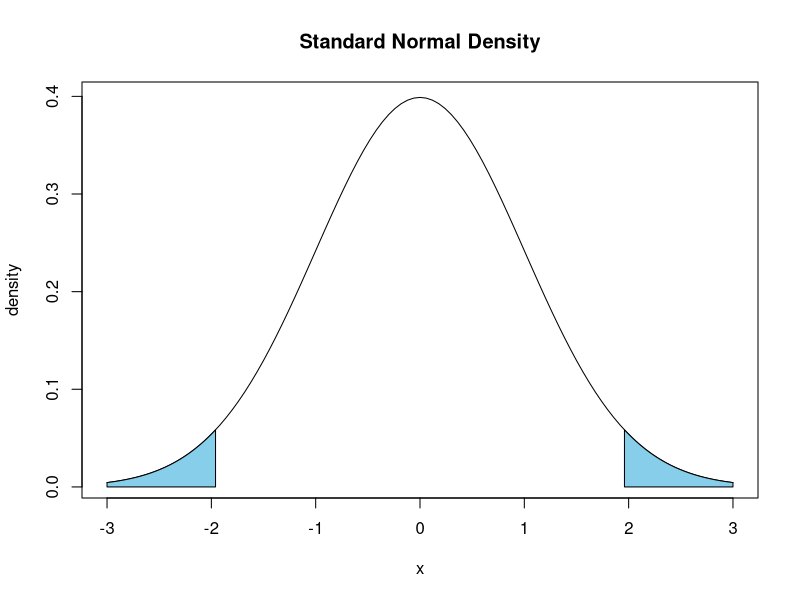
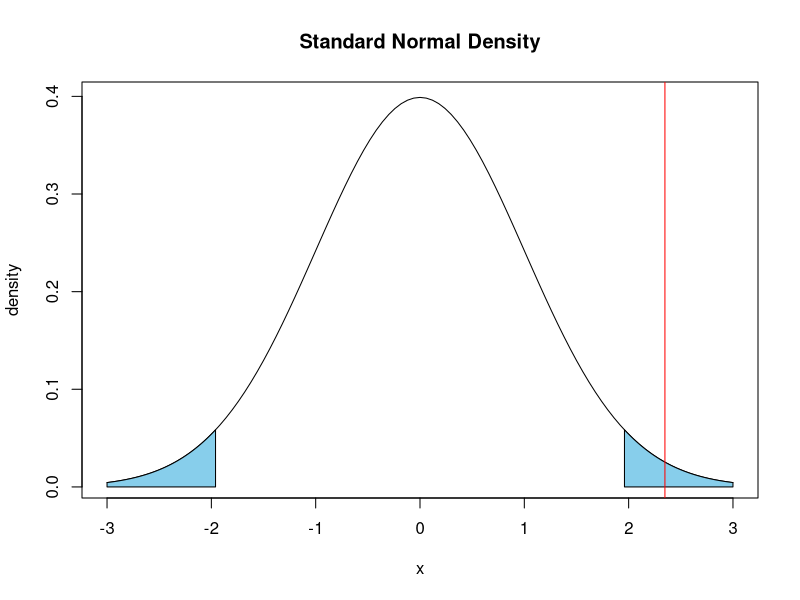
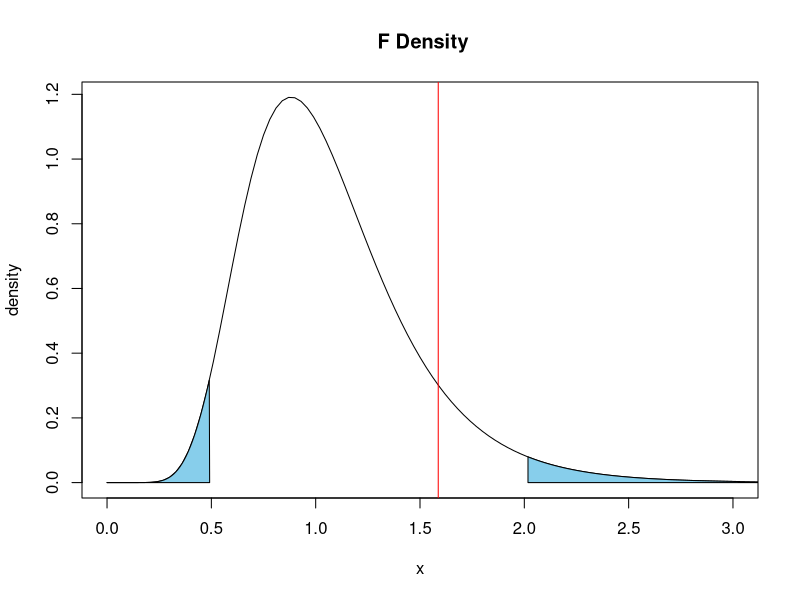
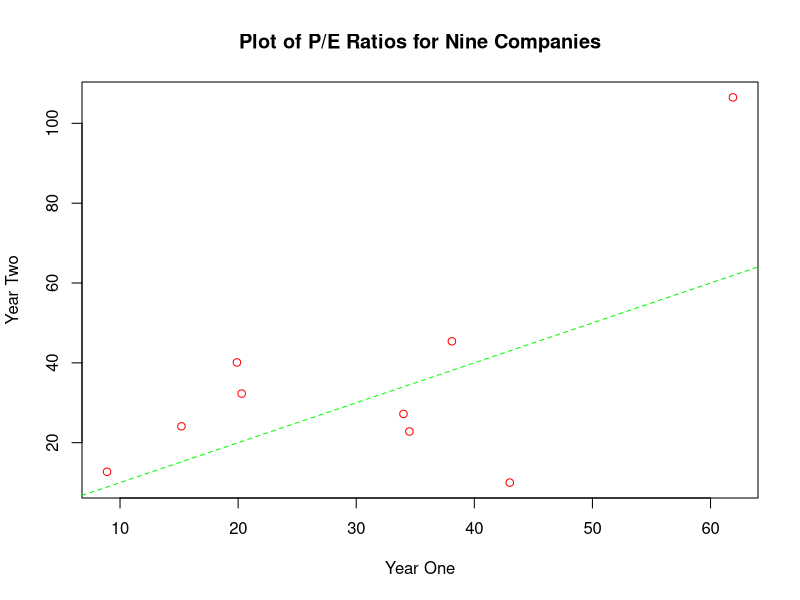

Generate these figures, in order, with R:
# Predict 401 Demonstration of Calculations using R for Week 7 

#----------------------------------------------------------------------------
#----------------------------------------------------------------------------

# stats is an example of a user-defined function.

stats <- function(x) {
  cat("\n   sample:", length(x), "observations")
  cat("\n     mean:", mean(x, na.rm = TRUE))
  cat("\n       sd:", sd(x, na.rm = TRUE))
  cat("\n variance:", var(x, na.rm = TRUE),"\n")
}

# Demonstration using data from Table 10.1 of Business Statistics.  This problem
# involves comparing wages of advertising and auditing managers.  Note how
# stats is used to generate the same results as in Table 10.1.

advertising <- c(74.256, 96.234, 89.807, 93.261, 103.030, 74.195, 75.932, 80.742,
                 39.672, 45.652, 93.083, 63.384, 57.791, 65.145, 96.767, 77.242, 
                 67.056, 64.276, 74.194, 65.360, 73.904, 54.270, 59.045, 68.508,
                 71.115, 67.574, 59.621, 62.483, 69.319, 35.394, 86.741, 57.351)

stats(advertising)

auditing <- c(69.962, 55.052, 57.828, 63.362, 37.194, 99.198, 61.254, 73.065, 48.036, 
              60.053, 66.359, 61.261, 77.136, 66.035, 54.335, 42.494, 83.849, 67.160,
              37.386, 59.505, 72.790, 71.351, 58.653, 63.508, 43.649, 63.369, 59.676,
              54.449, 46.394, 71.804, 72.401, 56.470, 67.814, 71.492)

stats(auditing)

# The null hypothesis is that the true mean wages for advertising managers and
# auditing managers are equal.  The alternative is that they are not equal.  This
# is a two-tailed hypothesis test.  We do not know which salary level is greater
# or lesser.  We will assume normal distributions and use a Type I error rate of 5%.
# Since this is a two-tailed test, the error rate must be split for the z-test.

z.lower <- qnorm(0.025, mean=0, sd = 1, lower.tail = TRUE)
z.upper <- qnorm(0.975, mean=0, sd = 1, lower.tail = TRUE)

cord.x <- c(-3, seq(-3, z.lower, 0.01), z.lower)
cord.y <- c(0, dnorm(seq(-3, z.lower, 0.01),0,1), 0)
cord.xx <- c(z.upper, seq(z.upper, +3, 0.01), +3)
cord.yy <- c(0, dnorm(seq(z.upper, +3, 0.01),0,1), 0)
curve(dnorm(x,0,1),xlim=c(-3,3),main="Standard Normal Density", ylab = "density")
polygon(cord.x,cord.y,col="skyblue")
polygon(cord.xx,cord.yy,col="skyblue")

delta <- mean(advertising) - mean(auditing)
delta

two.tailed.z.value <- function(x, y){
  delta <- mean(x)-mean(y)
  std <- sqrt((var(x)/length(x))+(var(y)/length(y)))
  z.value <- delta/std   # See Section 10.1 of Business Statistics.
  z.value
  }

result <- two.tailed.z.value(advertising, auditing)
result 

cord.x <- c(-3, seq(-3, z.lower, 0.01), z.lower)
cord.y <- c(0, dnorm(seq(-3, z.lower, 0.01),0,1), 0)
cord.xx <- c(z.upper, seq(z.upper, +3, 0.01), +3)
cord.yy <- c(0, dnorm(seq(z.upper, +3, 0.01),0,1), 0)
curve(dnorm(x,0,1),xlim=c(-3,3),main="Standard Normal Density", ylab = "density")
polygon(cord.x,cord.y,col="skyblue")
polygon(cord.xx,cord.yy,col="skyblue")
abline(v = result, col = "red")

# A p-value for a two-tailed test must take into account both tails.  This is
# different from a one-tailed test.  Since we did not know prior to the statistical
# test which tail the result would fall into, we must multiply by two as below.

2.0*pnorm(result, mean = 0, sd = 1, lower.tail = FALSE )  #Two-sided p-value.

# Confidence interval construction uses the sample standard deviation for the 
# difference.  This is shown in Section 10.1 page 363 of Business Statistics.

std <- sqrt((var(advertising)/length(advertising))+(var(auditing)/length(auditing)))
interval <- c(delta + z.lower*std, delta + z.upper*std)
interval

# Note that this interval does not include the origin which agrees with the
# z-test and the p-value.

#-------------------------------------------------------------------------------
#-------------------------------------------------------------------------------
# Using the data for advertising and auditing, a t-test will be shown, and the 
# variances will also be compared.  In the former, the same hypotheses will be
# tested.  The hypotheses for the variances will be equality versus inequality.

help(t.test)

t.test(advertising, auditing, alternative = c("two.sided"), mu = 0, paired = FALSE,
       var.equal = TRUE, conf.level = 0.95)


help(var.test)

results <- var.test(advertising, auditing, ratio = 1, alternative = c("two.sided"),
                    conf.level = 0.95)
results

f.lower <- qf(0.025, 31, 33, lower.tail = TRUE)
f.upper <- qf(0.975, 31, 33, lower.tail = TRUE)
cord.x <- c(f.upper, seq(f.upper, 4, 0.01), 4)
cord.y <- c(0, df(seq(f.upper, 4, 0.01), 31, 33), 0)
cord.xx <- c(0, seq(0, f.lower, 0.01), f.lower)
cord.yy <- c(0, df(seq(0, f.lower, 0.01), 31, 33), 0)
curve(df(x,31,33),xlim=c(0,3),main=" F Density", ylab = "density")
polygon(cord.x,cord.y,col="skyblue")
polygon(cord.xx,cord.yy,col="skyblue")
abline(v = results$statistic, col = "red")
#-------------------------------------------------------------------------------
#-------------------------------------------------------------------------------
# Data from Table 10.5 will be used to demonstrate statistical inference for
# two related populations.  This example involves comparing P/E ratios from
# two years for nine different companies.

company <- c(1,2,3,4,5,6,7,8,9)
year1 <- c(8.9,38.1,43.0,34.0,34.5,15.2,20.3,19.9,61.9)
year2 <- c(12.7,45.4,10.0,27.2,22.8,24.1,32.3,40.1,106.5)

ratios <- data.frame(company, year1, year2)
ratios

plot(year1, year2, main= "Plot of P/E Ratios for Nine Companies", xlab = "Year One",
     ylab = "Year Two", col = "red")
abline(a = 0, b = 1, col = "green", lty = 2)

d <- year1 - year2

# If there is a positive correlation between two variables, the variance of their 
# difference is less than the sum of the separate variances for the two variables.

var(d)
var(year1)+var(year2)

ratios <- data.frame(ratios, d)
ratios

t.test(d, alternative = c("two.sided"), mu = 0, paired = FALSE, var.equal = FALSE,
       conf.level = 0.95)

t.test(year1, year2, alternative = c("two.sided"), mu = 0, paired = TRUE, 
       var.equal = TRUE, conf.level = 0.95)

#-------------------------------------------------------------------------------
#-------------------------------------------------------------------------------
# Demonstration using data from Section 10.4 Business Statistics.  This is from
# the section dealing with confidence intervals.  Results will be compared to 
# Table 10.13 which used Minitab for the shopping example.

help(prop.test)

morning <- c(48, 400)
after <- c(187, 480)

morning[2] <- morning[2]-morning[1]
after[2] <- after[2]-after[1]

c.matrix <- data.matrix(rbind(morning,after))
c.matrix

prop.test(c.matrix,alternative = c("two.sided"), conf.level = 0.98, correct = FALSE)

# An exact test is available.  It will test the same hypotheses, however the
# confidence interval is for the odds ratio, not the difference in proportions.

fisher.test(c.matrix, alternative = "two.sided", conf.level = 0.98)
#-------------------------------------------------------------------------------
#-------------------------------------------------------------------------------
